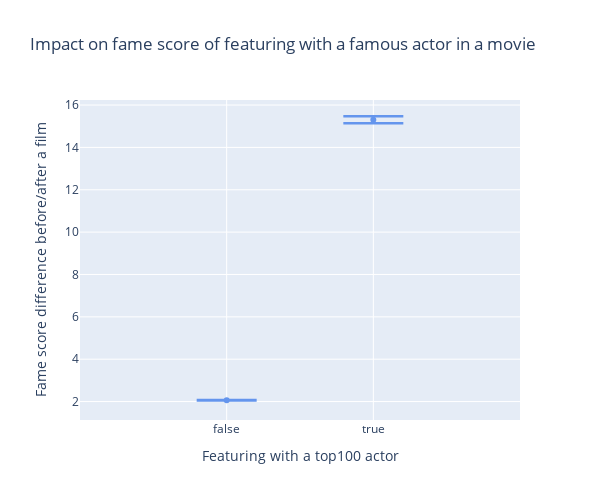

The notebook cell this image was saved under:
### Code cell
avg_fameScore_diff = actor_feats.groupby('with_top100',as_index=False)[['fameScore_diff']]\
                                .agg(avg=('fameScore_diff','mean'), 
                                     ci=('fameScore_diff',lambda x:1.96*stats.sem(x)))

fig = go.Figure()

fig.add_trace(go.Scatter(
    x=avg_fameScore_diff['with_top100'],
    y=avg_fameScore_diff['avg'],
    mode='markers',
    error_y=dict(
        type='data', 
        array=avg_fameScore_diff['ci'],
        visible=True,
        thickness=2.5,
        width=30,
        color='cornflowerblue'
    ),
    marker=dict(
        color='cornflowerblue'
    )
    ))

fig.update_layout(xaxis_title='Featuring with a top100 actor', 
                  yaxis_title='Fame score difference before/after a film', 
                  title='Impact on fame score of featuring with a famous actor in a movie',
                  height=500, 
                  width=600)
fig.update_xaxes(range=[-1, 2])
fig.show()

### Figure 1 — Plotly figure (JSON) as saved in the notebook; plotly's stock layout.template omitted (floating-point values rounded to 4 significant figures)
{"data": [{"error_y": {"array": [0.01069, 0.1632], "color": "cornflowerblue", "thickness": 2.5, "type": "data", "visible": true, "width": 30}, "marker": {"color": "cornflowerblue"}, "mode": "markers", "type": "scatter", "x": [false, true], "y": [2.061, 15.31]}], "layout": {"height": 500, "title": {"text": "Impact on fame score of featuring with a famous actor in a movie"}, "width": 600, "xaxis": {"range": [-1, 2], "title": {"text": "Featuring with a top100 actor"}}, "yaxis": {"title": {"text": "Fame score difference before/after a film"}}}}
